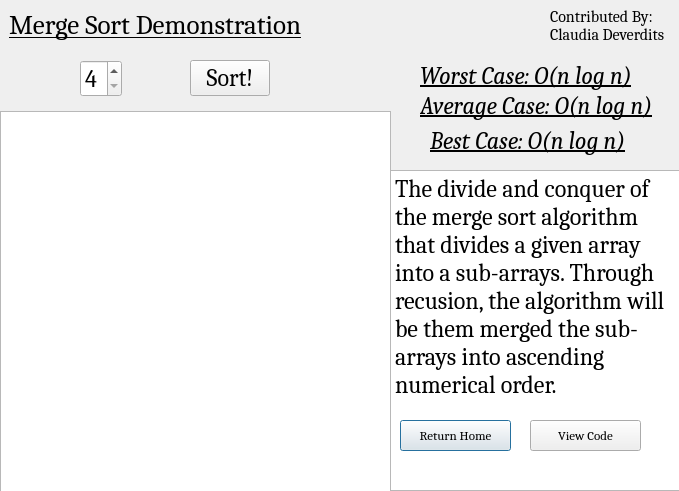
<?xml version="1.0" encoding="UTF-8"?>
<ui version="4.0">
 <class>fourthwindow</class>
 <widget class="QDialog" name="fourthwindow">
  <property name="geometry">
   <rect>
    <x>0</x>
    <y>0</y>
    <width>679</width>
    <height>491</height>
   </rect>
  </property>
  <property name="windowTitle">
   <string>DSA Project: Merge Sort Algorithm</string>
  </property>
  <widget class="QPushButton" name="exitButton">
   <property name="geometry">
    <rect>
     <x>400</x>
     <y>420</y>
     <width>111</width>
     <height>31</height>
    </rect>
   </property>
   <property name="font">
    <font>
     <family>Cambria</family>
     <pointsize>10</pointsize>
    </font>
   </property>
   <property name="text">
    <string>Return Home</string>
   </property>
  </widget>
  <widget class="QListWidget" name="listWidget">
   <property name="geometry">
    <rect>
     <x>0</x>
     <y>111</y>
     <width>391</width>
     <height>381</height>
    </rect>
   </property>
   <property name="font">
    <font>
     <pointsize>12</pointsize>
    </font>
   </property>
  </widget>
  <widget class="QPushButton" name="pushButton">
   <property name="geometry">
    <rect>
     <x>190</x>
     <y>60</y>
     <width>80</width>
     <height>36</height>
    </rect>
   </property>
   <property name="font">
    <font>
     <family>Cambria</family>
     <pointsize>18</pointsize>
    </font>
   </property>
   <property name="text">
    <string>Sort!</string>
   </property>
  </widget>
  <widget class="QSpinBox" name="spinBox">
   <property name="geometry">
    <rect>
     <x>80</x>
     <y>60</y>
     <width>42</width>
     <height>37</height>
    </rect>
   </property>
   <property name="font">
    <font>
     <family>Cambria</family>
     <pointsize>18</pointsize>
    </font>
   </property>
   <property name="minimum">
    <number>4</number>
   </property>
   <property name="maximum">
    <number>6</number>
   </property>
  </widget>
  <widget class="QLabel" name="label_4">
   <property name="geometry">
    <rect>
     <x>430</x>
     <y>120</y>
     <width>211</width>
     <height>41</height>
    </rect>
   </property>
   <property name="font">
    <font>
     <family>Cambria</family>
     <pointsize>18</pointsize>
     <italic>true</italic>
     <underline>true</underline>
    </font>
   </property>
   <property name="text">
    <string>Best Case: O(n log n)</string>
   </property>
  </widget>
  <widget class="QPlainTextEdit" name="plainTextEdit">
   <property name="geometry">
    <rect>
     <x>390</x>
     <y>170</y>
     <width>291</width>
     <height>321</height>
    </rect>
   </property>
   <property name="font">
    <font>
     <family>Cambria</family>
     <pointsize>18</pointsize>
    </font>
   </property>
   <property name="plainText">
    <string>The divide and conquer of the merge sort algorithm that divides a given array into a sub-arrays. Through recusion, the algorithm will be them merged the sub-arrays into ascending numerical order.</string>
   </property>
  </widget>
  <widget class="QLabel" name="label_2">
   <property name="geometry">
    <rect>
     <x>420</x>
     <y>50</y>
     <width>221</width>
     <height>51</height>
    </rect>
   </property>
   <property name="font">
    <font>
     <family>Cambria</family>
     <pointsize>18</pointsize>
     <italic>true</italic>
     <underline>true</underline>
    </font>
   </property>
   <property name="text">
    <string>Worst Case: O(n log n)</string>
   </property>
  </widget>
  <widget class="QLabel" name="label">
   <property name="geometry">
    <rect>
     <x>9</x>
     <y>9</y>
     <width>351</width>
     <height>32</height>
    </rect>
   </property>
   <property name="font">
    <font>
     <family>Cambria</family>
     <pointsize>20</pointsize>
     <underline>true</underline>
     <strikeout>false</strikeout>
    </font>
   </property>
   <property name="text">
    <string>Merge Sort Demonstration</string>
   </property>
  </widget>
  <widget class="QLabel" name="label_3">
   <property name="geometry">
    <rect>
     <x>420</x>
     <y>80</y>
     <width>251</width>
     <height>51</height>
    </rect>
   </property>
   <property name="font">
    <font>
     <family>Cambria</family>
     <pointsize>18</pointsize>
     <italic>true</italic>
     <underline>true</underline>
    </font>
   </property>
   <property name="text">
    <string>Average Case: O(n log n)</string>
   </property>
  </widget>
  <widget class="QLabel" name="label_5">
   <property name="geometry">
    <rect>
     <x>550</x>
     <y>0</y>
     <width>121</width>
     <height>51</height>
    </rect>
   </property>
   <property name="font">
    <font>
     <family>Cambria</family>
     <pointsize>12</pointsize>
    </font>
   </property>
   <property name="text">
    <string>Contributed By:
Claudia Deverdits</string>
   </property>
  </widget>
  <widget class="QPushButton" name="exitButton_2">
   <property name="geometry">
    <rect>
     <x>530</x>
     <y>420</y>
     <width>111</width>
     <height>31</height>
    </rect>
   </property>
   <property name="font">
    <font>
     <family>Cambria</family>
     <pointsize>10</pointsize>
    </font>
   </property>
   <property name="text">
    <string>View Code</string>
   </property>
  </widget>
  <zorder>listWidget</zorder>
  <zorder>pushButton</zorder>
  <zorder>spinBox</zorder>
  <zorder>label_4</zorder>
  <zorder>label_2</zorder>
  <zorder>label</zorder>
  <zorder>label_3</zorder>
  <zorder>plainTextEdit</zorder>
  <zorder>exitButton</zorder>
  <zorder>label_5</zorder>
  <zorder>exitButton_2</zorder>
 </widget>
 <resources/>
 <connections>
  <connection>
   <sender>exitButton</sender>
   <signal>clicked()</signal>
   <receiver>fourthwindow</receiver>
   <slot>close()</slot>
   <hints>
    <hint type="sourcelabel">
     <x>421</x>
     <y>372</y>
    </hint>
    <hint type="destinationlabel">
     <x>424</x>
     <y>529</y>
    </hint>
   </hints>
  </connection>
 </connections>
</ui>
